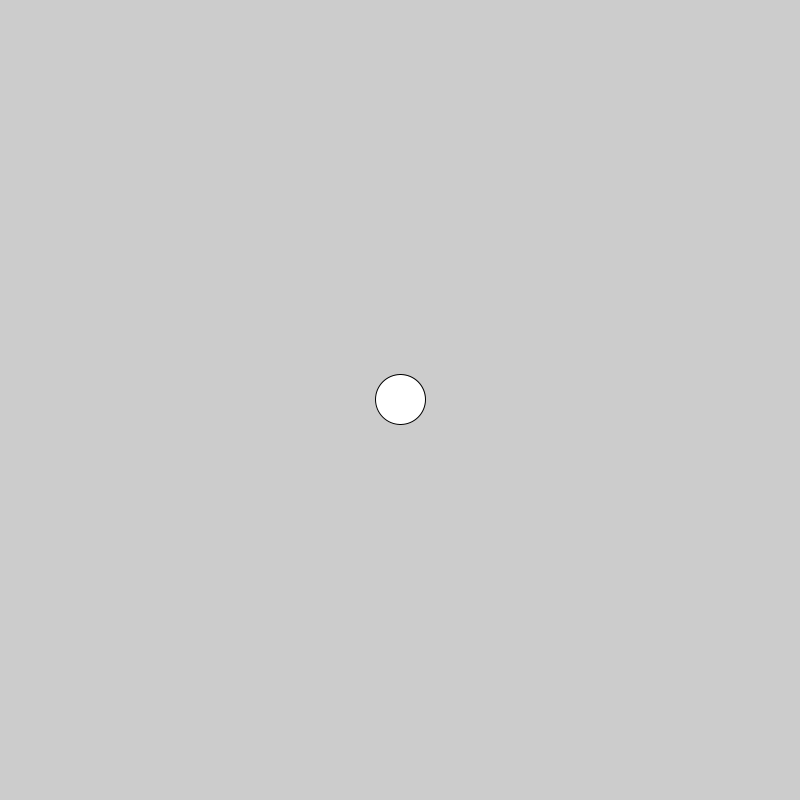
Frame 1 (no input)
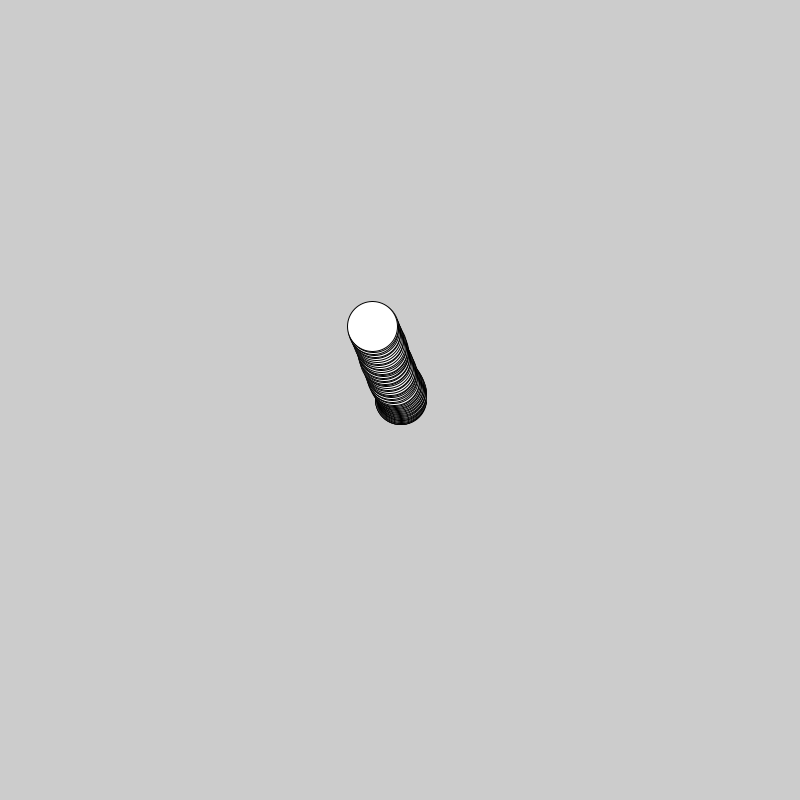
Frame 60 (the mouse pressed at the canvas centre just before this capture)
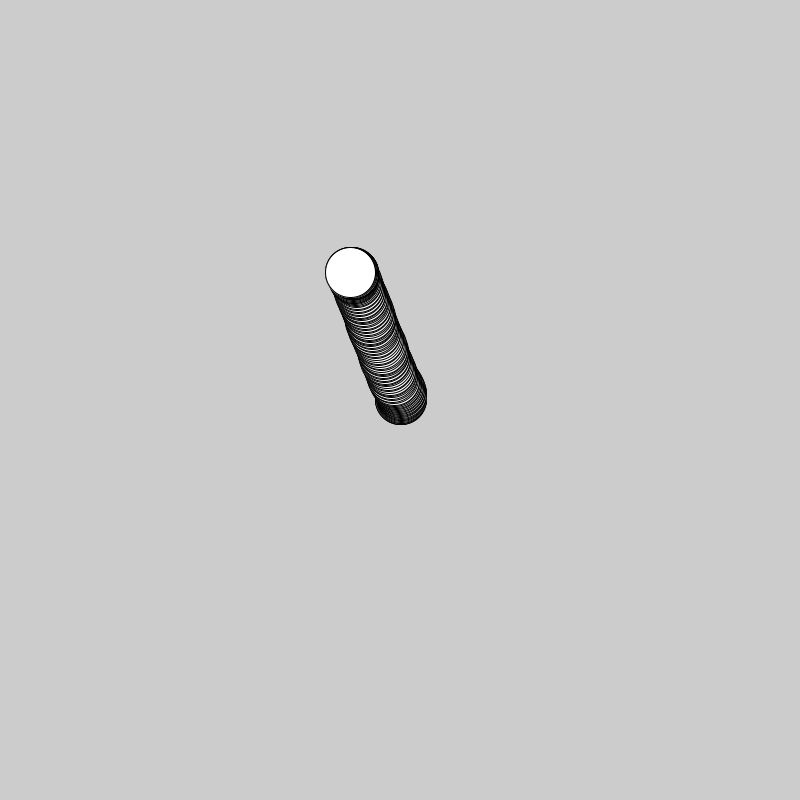
Frame 120 (the mouse held since frame 60 and released just before this capture)

The Processing sketch that drew these frames (run headless with seeded random() and noise(); from frame 60 on, the mouse is pressed at the canvas centre):

// Processing sketch: Wanderer
// ── Wanderer.pde
PVector loc;
PVector acc;
PVector vel;

//float locx, locy;
//float velx, vely;
//float accx, accy;

int dia = 50;

void setup() {
  size(800, 800);
  loc = new PVector(width/2, height/2);
  //  locx = width/2;
  //  locy = height/2;
  acc = new PVector(random(-.2, .2), random(-.2, .2));
  //  accx = random(-.2, .2);
  //  accy = random(-.2, .2);
  vel = new PVector(0, 0);
  //  velx = random(-.2, .2);
  //  vely = random(-.2, .2);
}

void draw() {
  acc.set(random(-.2, .2), random(-.2, .2));
  //  accx = random(-.2, .2);
  //  accy = random(-.2, .2); 
  vel.add(acc);
  vel.limit(5);
  //  velx += accx;
  //  vely += accy;
  loc.add(vel);
  //  locx += velx;
  //  locy += vely;

  ellipse(loc.x, loc.y, dia, dia);

  if (loc.x - dia/2>width) {
    loc.x = -dia/2;
  }

  if (loc.x + dia/2<0) {
    loc.x = width + dia/2;
  }

  if (loc.y - dia/2>height) {
    loc.y = -dia/2;
  }

  if (loc.y + dia/2<0) {
    loc.y = height + dia/2;
  }
}
